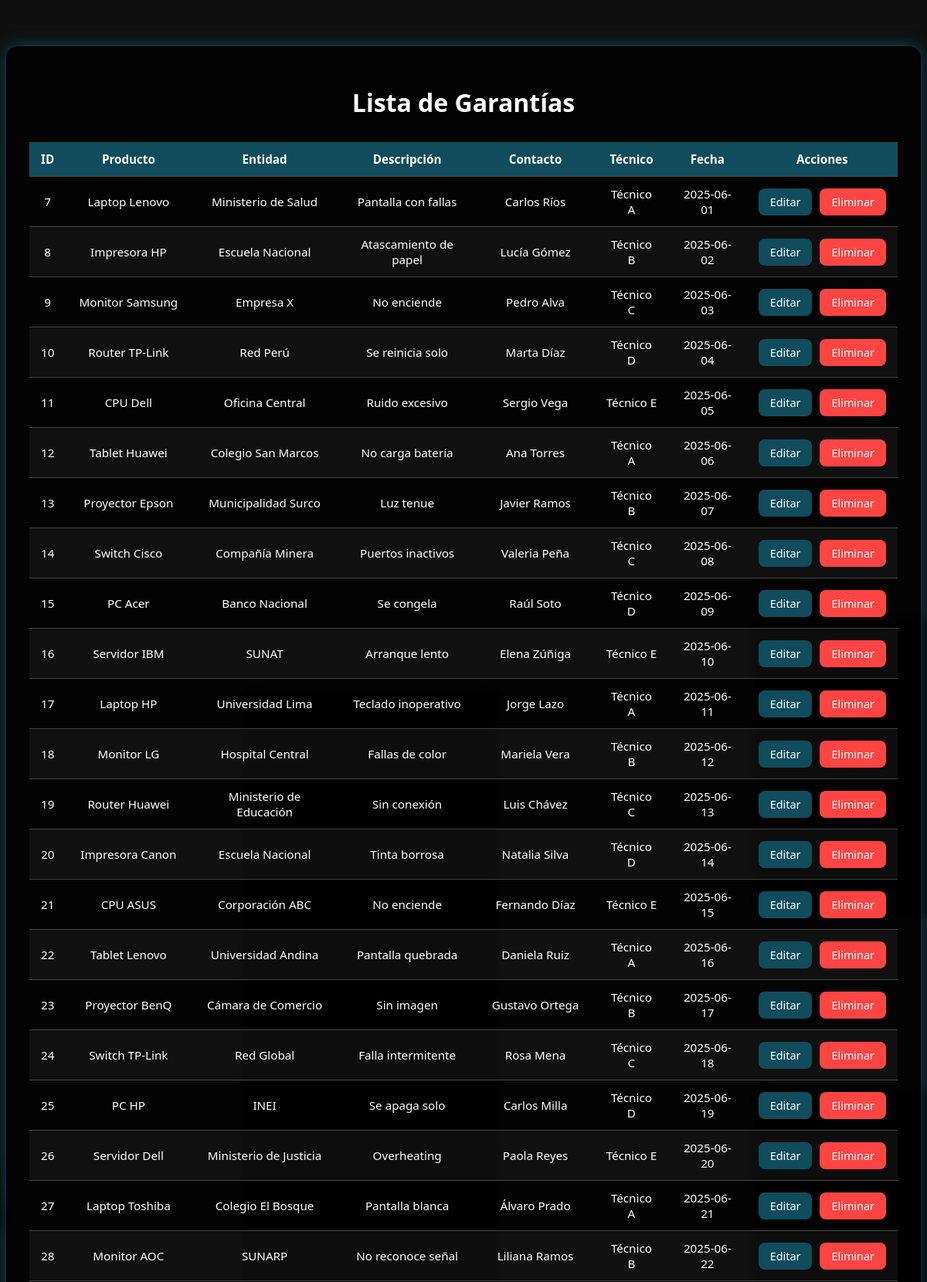
The app's page /RIOS_TEVES/indexrios.php?accion=listar (upper part) with its own data.
### tables this page shows
CREATE TABLE `garantias_rios` (
  `id` int(11) NOT NULL,
  `producto` varchar(255) DEFAULT NULL,
  `entidad` varchar(255) DEFAULT NULL,
  `descripcion` varchar(255) DEFAULT NULL,
  `contacto` varchar(255) DEFAULT NULL,
  `TecCargo` varchar(255) DEFAULT NULL,
  `fecha` date DEFAULT NULL
);

### RIOS_TEVES/controlador/garantia_controlador.php (called while the page is built, shortened)
<?php
require_once __DIR__ . '/../modelo/garantia.php';
class GarantiaController {
    private $modelo;
    public function __construct() {
        $this->modelo = new Garantia();
    }
    public function listar() {
        $garantias = $this->modelo->obtenerTodas();
        include __DIR__ . '/../vista/listar.php';
    }
}

### database.php (called while the page is built, shortened)
<?php
class Database {
    public static function conectar() {
        $host = "localhost";
        $user = "root";
        $pass = "";
        $dbname = "garantias_db";
        $conn = new mysqli($host, $user, $pass, $dbname);
        return $conn;
    }
}
?>

### RIOS_TEVES/modelo/garantia.php (called while the page is built, shortened)
<?php
require_once(__DIR__ . '/../../database.php');
class Garantia {
    private $conn;
    public function __construct() {
        $this->conn = Database::conectar();
    }
    public function obtenerTodas() {
        $sql = "SELECT * FROM garantias_rios";
        $result = $this->conn->query($sql);
        return $result;
    }
}

### RIOS_TEVES/vista/listar.php (the view, shortened to what this page needs)
<!DOCTYPE html>
<html lang="es">
<head>
    <link rel="stylesheet" href="vista/Css/StylesListar.css">
</head>
<body>
    <div class="containerlis">
        <h1>Lista de Garantías</h1>
        <table>
            <thead>
                <tr>
                    <th>ID</th>
                    <th>Producto</th>
                    <th>Entidad</th>
                    <th>Descripción</th>
                    <th>Contacto</th>
                    <th>Técnico</th>
                    <th>Fecha</th>
                    <th>Acciones</th>
                </tr>
            </thead>
            <tbody>
                <?php foreach ($garantias as $g): ?>
                <tr>
                    <td><?= htmlspecialchars($g['id']) ?></td>
                    <td><?= htmlspecialchars($g['producto']) ?></td>
                    <td><?= htmlspecialchars($g['entidad']) ?></td>
                    <td><?= htmlspecialchars($g['descripcion']) ?></td>
                    <td><?= htmlspecialchars($g['contacto']) ?></td>
                    <td><?= htmlspecialchars($g['TecCargo']) ?></td>
                    <td><?= htmlspecialchars($g['fecha']) ?></td>
                    <td>
                        <div class="acciones">
                            <a class="btn editar" href="indexrios.php?accion=editar&id=<?= $g['id'] ?>">Editar</a>
                            <a class="btn eliminar" href="indexrios.php?accion=eliminar&id=<?= $g['id'] ?>" onclick="return confirm('¿Seguro que deseas eliminar esta garantía?')">Eliminar</a>
                        </div>
                    </td>
                </tr>
                <?php endforeach ?>
            </tbody>
        </table>
    </div>
    <?php include 'footer.php'; ?>
</body>
</html>

### RIOS_TEVES/vista/Css/StylesListar.css (style rules this page uses)
body { background: #0f0f0f url('../../Img/clic.png') no-repeat center center fixed; background-size: cover; font-family: 'Segoe UI', Tahoma, Geneva, Verdana, sans-serif; color: #ffffff; }
.containerlis { max-width: 95%; margin: 60px auto; background: rgba(0, 0, 0, 0.75); padding: 30px; border-radius: 15px; box-shadow: 0 0 20px #104c5c; overflow-x: auto; }
.containerlis h1 { text-align: center; margin-bottom: 30px; color: #ffffff; font-size: 2rem; }
table { width: 100%; border-collapse: collapse; color: #fff; font-size: 0.95rem; }
th, td { padding: 12px 15px; text-align: center; border-bottom: 1px solid #444; }
th { background-color: #104c5c; color: #fff; }
tr:nth-child(even) { background-color: rgba(255, 255, 255, 0.05); }
.acciones { display: flex; justify-content: center; gap: 10px; }
.btn { padding: 8px 15px; border-radius: 8px; text-decoration: none; color: #fff; font-size: 0.9rem; transition: background 0.3s ease, transform 0.2s ease; }
.btn.editar { background-color: #104c5c; }
.btn.eliminar { background-color: #ff4444; }

### records on screen
garantias_rios: id "7", producto "Laptop Lenovo", entidad "Ministerio de Salud", descripcion "Pantalla con fallas", contacto "Carlos Ríos", TecCargo "Técnico A", fecha "2025-06-01"
garantias_rios: id "8", producto "Impresora HP", entidad "Escuela Nacional", descripcion "Atascamiento de papel", contacto "Lucía Gómez", TecCargo "Técnico B", fecha "2025-06-02"
garantias_rios: id "9", producto "Monitor Samsung", entidad "Empresa X", descripcion "No enciende", contacto "Pedro Alva", TecCargo "Técnico C", fecha "2025-06-03"
garantias_rios: id "10", producto "Router TP-Link", entidad "Red Perú", descripcion "Se reinicia solo", contacto "Marta Díaz", TecCargo "Técnico D", fecha "2025-06-04"
garantias_rios: id "11", producto "CPU Dell", entidad "Oficina Central", descripcion "Ruido excesivo", contacto "Sergio Vega", TecCargo "Técnico E", fecha "2025-06-05"
garantias_rios: id "12", producto "Tablet Huawei", entidad "Colegio San Marcos", descripcion "No carga batería", contacto "Ana Torres", TecCargo "Técnico A", fecha "2025-06-06"
garantias_rios: id "13", producto "Proyector Epson", entidad "Municipalidad Surco", descripcion "Luz tenue", contacto "Javier Ramos", TecCargo "Técnico B", fecha "2025-06-07"
garantias_rios: id "14", producto "Switch Cisco", entidad "Compañía Minera", descripcion "Puertos inactivos", contacto "Valeria Peña", TecCargo "Técnico C", fecha "2025-06-08"
garantias_rios: id "15", producto "PC Acer", entidad "Banco Nacional", descripcion "Se congela", contacto "Raúl Soto", TecCargo "Técnico D", fecha "2025-06-09"
garantias_rios: id "16", producto "Servidor IBM", entidad "SUNAT", descripcion "Arranque lento", contacto "Elena Zúñiga", TecCargo "Técnico E", fecha "2025-06-10"
garantias_rios: id "17", producto "Laptop HP", entidad "Universidad Lima", descripcion "Teclado inoperativo", contacto "Jorge Lazo", TecCargo "Técnico A", fecha "2025-06-11"
garantias_rios: id "18", producto "Monitor LG", entidad "Hospital Central", descripcion "Fallas de color", contacto "Mariela Vera", TecCargo "Técnico B", fecha "2025-06-12"
garantias_rios: id "19", producto "Router Huawei", entidad "Ministerio de Educación", descripcion "Sin conexión", contacto "Luis Chávez", TecCargo "Técnico C", fecha "2025-06-13"
garantias_rios: id "20", producto "Impresora Canon", entidad "Escuela Nacional", descripcion "Tinta borrosa", contacto "Natalia Silva", TecCargo "Técnico D", fecha "2025-06-14"
garantias_rios: id "21", producto "CPU ASUS", entidad "Corporación ABC", descripcion "No enciende", contacto "Fernando Díaz", TecCargo "Técnico E", fecha "2025-06-15"
garantias_rios: id "22", producto "Tablet Lenovo", entidad "Universidad Andina", descripcion "Pantalla quebrada", contacto "Daniela Ruiz", TecCargo "Técnico A", fecha "2025-06-16"
garantias_rios: id "23", producto "Proyector BenQ", entidad "Cámara de Comercio", descripcion "Sin imagen", contacto "Gustavo Ortega", TecCargo "Técnico B", fecha "2025-06-17"
garantias_rios: id "24", producto "Switch TP-Link", entidad "Red Global", descripcion "Falla intermitente", contacto "Rosa Mena", TecCargo "Técnico C", fecha "2025-06-18"
garantias_rios: id "25", producto "PC HP", entidad "INEI", descripcion "Se apaga solo", contacto "Carlos Milla", TecCargo "Técnico D", fecha "2025-06-19"
garantias_rios: id "26", producto "Servidor Dell", entidad "Ministerio de Justicia", descripcion "Overheating", contacto "Paola Reyes", TecCargo "Técnico E", fecha "2025-06-20"
garantias_rios: id "27", producto "Laptop Toshiba", entidad "Colegio El Bosque", descripcion "Pantalla blanca", contacto "Álvaro Prado", TecCargo "Técnico A", fecha "2025-06-21"
garantias_rios: id "28", producto "Monitor AOC", entidad "SUNARP", descripcion "No reconoce señal", contacto "Liliana Ramos", TecCargo "Técnico B", fecha "2025-06-22"
